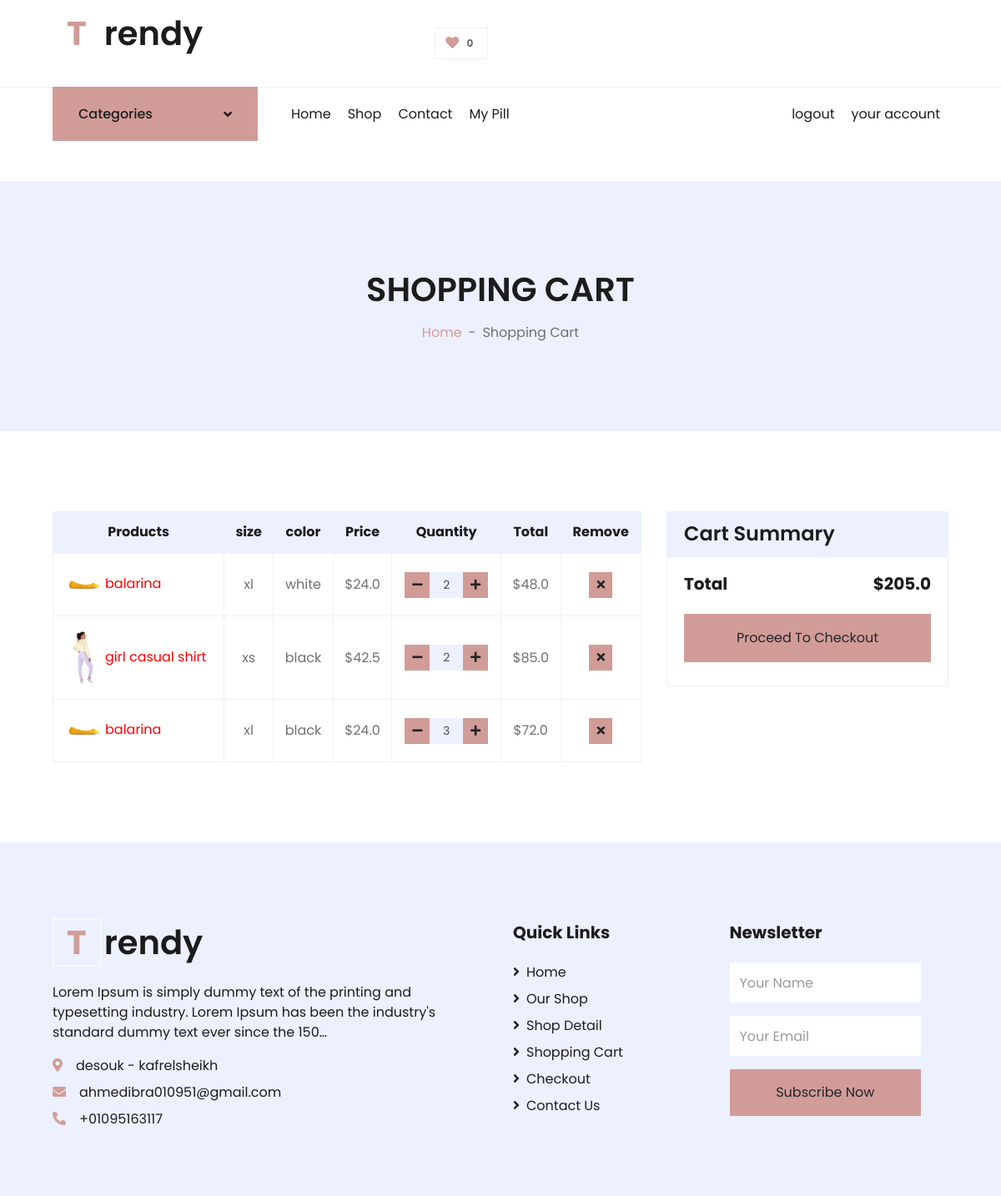
The app's page /cart/ (signed in) with its own data.
### about/models.py (models this page shows, shortened)
class About(models.Model):
    name = models.CharField(max_length=100, null=True, blank = True)
    logo = models.ImageField(upload_to='Logo/', height_field=None, width_field=None, max_length=None, null=True, blank = True)
    description = models.TextField(max_length=1000, null=True, blank = True)
    phone = models.CharField(max_length=20, null=True, blank = True)
    mail = models.EmailField(max_length=254, null=True, blank = True)
    address = models.CharField(max_length=200, null=True, blank = True)
    class Meta:
        verbose_name_plural = 'Shop information'

### products/models.py (models this page shows, shortened)
class CartItem(models.Model):
    user = models.ForeignKey(User , on_delete=models.CASCADE, null = True , blank = True)
    product = models.ForeignKey(Product , on_delete=models.CASCADE, null = True , blank = True)
    quantity = models.IntegerField(null = True , blank = True)
    size = models.CharField(choices=sizes_choices ,max_length=50,default='s')
    color = models.ForeignKey(Color , on_delete=models.CASCADE, null = True , blank = True)
    status = models.CharField(choices=cartitem_status_choices ,max_length=50,default='waiting')
    def get_cart_item_price(self): # total
        if self.product.priceafterproductdiscount()<self.product.price:
            cart_item_price = self.product.priceafterproductdiscount() * self.quantity
        else:
            cart_item_price = self.product.priceaftercategorydiscount() * self.quantity
        return cart_item_price
    def get_cart_item_single_price(self):
        return self.get_cart_item_price() / self.quantity

class Product(models.Model):
    name = models.CharField(max_length=100)
    image = models.ManyToManyField(Image)
    category = models.ForeignKey(Category , on_delete=models.CASCADE, null = True , blank = True)
    sub_category = models.ForeignKey(SubCategory , on_delete=models.CASCADE, null = True , blank = True)
    brand = models.ForeignKey(Brand , on_delete=models.CASCADE, null = True , blank = True)
    price = models.FloatField(null = True , blank = True)
    description = models.TextField(max_length=1000, null = True , blank = True)
    date_added = models.DateTimeField(auto_now=True, auto_now_add=False)
    num_of_sales = models.IntegerField(default = 0)
    rate = models.FloatField(default = 0.0)
    def priceafterproductdiscount(self):
        last_product_discount = self.discount_set.last()
        price_after_product_discount = 0
        if last_product_discount:
            price_after_product_discount = self.price - ((last_product_discount.discount / 100) * self.price)
        else:
            price_after_product_discount = self.price
        return price_after_product_discount
    def priceaftercategorydiscount(self):
        last_category_discount = self.category.discount_set.last()
        price_after_category_discount = 0
        if last_category_discount:
            price_after_category_discount = self.price - ((last_category_discount.discount / 100) * self.price)
        else:
            price_after_category_discount = self.price
        return price_after_category_discount
    def mainimage(self):
        images = self.image.all()
        main_image = images[0]
        if len(images)>0 :
            main_image = random.choice(images)
        return main_image

class Image(models.Model):
    image = models.ImageField(upload_to='products/', null = True , blank = True)

class Color(models.Model):
    name = models.CharField(max_length=50)
    def __str__(self):
        return self.name

class Discount(models.Model):
    discount = models.FloatField(null = True , blank = True)
    discount_start = models.DateTimeField()
    discount_end = models.DateTimeField()
    comment = models.CharField(max_length=150 , null = True , blank = True)
    category = models.ForeignKey(Category , on_delete=models.CASCADE, null = True , blank = True)
    product = models.ForeignKey(Product , on_delete=models.CASCADE, null = True , blank = True)

class Category(models.Model):
    name = models.CharField(max_length=100)

### products/views.py (the view)
# urls.py: path('cart/',views.mycartcontent,name = 'cart'),
def mycartcontent(request):
    user = request.user
    cartitems = []
    if request.user.username != '':
        cartitems = CartItem.objects.filter(user = user).exclude(status = 'done')
    total_price = 0.0
    for item in cartitems:
        total_price += item.get_cart_item_price()
    context = {
        'cartitems' : cartitems,
        'total_price' : total_price,
    }
    return render(request,'products/cart.html',context)

### about/footer_context_processor.py (called while the page is built)
def shopinfo(request):
    shop_info = About.objects.last()
    context = {
        "shop_info" : shop_info,
    }
    return (context)

### products/nav_context_processor.py (called while the page is built)
def navinfo(request):
    categories = Category.objects.all()
    user_waiting_cart_items=0
    user_pilled_cart_items=0
    user_loved_items =0
    if request.user.username != '':
        user_waiting_cart_items=request.user.cartitem_set.filter(user=request.user,status = 'waiting').count()
        user_pilled_cart_items=request.user.cartitem_set.filter(user=request.user,status = 'pilled').count()
        user_loved_items=request.user.love_set.all().count()
    context = {
        'categories' : categories,
        'user_waiting_cart_items' : user_waiting_cart_items,
        'user_pilled_cart_items' : user_pilled_cart_items,
        'user_loved_items' : user_loved_items,
    }
    return (context)

### products/templates/products/cart.html (shortened to what this page needs)
{% extends 'base.html' %}
{% load static %}
{% block content %}
    <div class="container-fluid bg-secondary mb-5">
        <div class="d-flex flex-column align-items-center justify-content-center" style="min-height: 300px">
            <h1 class="font-weight-semi-bold text-uppercase mb-3">Shopping Cart</h1>
            <div class="d-inline-flex">
                <p class="m-0"><a href="/">Home</a></p>
                <p class="m-0 px-2">-</p>
                <p class="m-0">Shopping Cart</p>
            </div>
        </div>
    </div>
    <div class="container-fluid pt-5">
        <div class="row px-xl-5">
            <div class="col-lg-8 table-responsive mb-5">
                <table class="table table-bordered text-center mb-0">
                    <thead class="bg-secondary text-dark">
                        <tr>
                            <th>Products</th>
                            <th>size</th>
                            <th>color</th>
                            <th>Price</th>
                            <th>Quantity</th>
                            <th>Total</th>
                            <th>Remove</th>
                        </tr>
                    </thead>
                    <tbody class="align-middle">
                        {% for cartitem in cartitems %}
                            <tr>
                                <td class="align-left" {% if cartitem.status == "pilled" %}style="color: red;"{% endif %}><img src="{{cartitem.product.mainimage.image.url}}" alt="" style="width: 50px;">{{cartitem.product.name}}</td>
                                <td class="align-middle">{{cartitem.size}}</td>
                                <td class="align-middle">{{cartitem.color}}</td>
                                <td class="align-middle">${{cartitem.get_cart_item_single_price}}</td>
                                <td class="align-middle">
                                    <form method='post' action="{% url 'products:updatecart' cartitem.id %}">
                                        <div class="input-group quantity mx-auto" style="width: 100px;">
                                            <div class="input-group-btn">
                                                <button class="btn btn-sm btn-primary btn-minus" id="btn-minus{{cartitem.id}}">
                                                <i class="fa fa-minus"></i>
                                                </button>
                                            </div>
                                            <input type="text" id="quantity{{ cartitem.id}}" name="quantity{{ cartitem.id}}" class="form-control form-control-sm bg-secondary text-center" value="{{cartitem.quantity}}">
                                            <div class="input-group-btn">
                                                <button class="btn btn-sm btn-primary btn-plus" id="btn-plus{{ cartitem.id}}">
                                                    <i class="fa fa-plus"></i>
                                                </button>
                                            </div>
                                        </div>
                                    </form>
                                </td>
                                <td class="align-middle">${{cartitem.get_cart_item_price}}</td>
                                <td class="align-middle"><a href="{% url 'products:deletecartitem' cartitem.id %}" class="btn btn-sm btn-primary"><i class="fa fa-times"></i></a></td>
                            </tr>
                        {% endfor %}
                    </tbody>
                </table>
            </div>
            <div class="col-lg-4">
                <div class="card border-secondary mb-5">
                    <div class="card-header bg-secondary border-0">
                        <h4 class="font-weight-semi-bold m-0">Cart Summary</h4>
                    </div>
                    <div class="card-footer border-secondary bg-transparent">
                        <div class="d-flex justify-content-between mt-2">
                            <h5 class="font-weight-bold">Total</h5>
                            <h5 class="font-weight-bold">${{total_price}}</h5>
                        </div>
                        <a {% if cartitems|length != 0 %} href="{% url 'products:createorupdatepill' %} {% endif %}" class="btn btn-block btn-primary my-3 py-3">Proceed To Checkout</a>
                    </div>
                </div>
            </div>
        </div>
    </div>
{% endblock content %}

### templates/base.html (shortened to what this page needs)
{% load static %}
<!DOCTYPE html>
<html lang="en">
  <head>
    <link href="https://cdnjs.cloudflare.com/ajax/libs/font-awesome/5.10.0/css/all.min.css" rel="stylesheet">
    <link href="/static/lib/owlcarousel/assets/owl.carousel.min.css" rel="stylesheet">
    <link href="{% static 'css/style.css' %}" rel="stylesheet">
    <link
    href="https://cdn.jsdelivr.net/npm/shareon@2/dist/shareon.min.css"
    rel="stylesheet"/>
  </head>
  <body>
    {% include "nav.html" %}
{% block content %}
{% endblock content %}
{% include "footer.html" %}
  </body>
</html>

### templates/nav.html (shortened to what this page needs)
{% load static %}
    <div class="container-fluid">
        <div class="row align-items-center py-3 px-xl-5">
            <div class="col-lg-3 d-none d-lg-block">
                <a href="" class="text-decoration-none">
                    <h1 class="mb-4 display-5 font-weight-semi-bold"><span class="text-primary font-weight-bold border border-white px-3 mr-1">{{shop_info.name|slice:':1'|upper}}</span>{{shop_info.name|slice:'1:6'}}</h1>
                </a>
            </div>
            <div class="col-lg-3 {% if "cart" not in request.path %}col-6{% endif %} text-right">
                <a href="" class="btn border">
                    <i class="fas fa-heart text-primary"></i>
                    <span class="badge">{{user_loved_items}}</span>
                </a>
            </div>
        </div>
    </div>
    <div class="container-fluid mb-5">
        <div class="row border-top px-xl-5">
            <div class="col-lg-3 d-none d-lg-block">
                <a class="btn shadow-none d-flex align-items-center justify-content-between bg-primary text-white w-100" data-toggle="collapse" href="#navbar-vertical" style="height: 65px; margin-top: -1px; padding: 0 30px;">
                    <h6 class="m-0">Categories</h6>
                    <i class="fa fa-angle-down text-dark"></i>
                </a>
            </div>
            <div class="col-lg-9">
                <nav class="navbar navbar-expand-lg bg-light navbar-light py-3 py-lg-0 px-0">
                    <div class="collapse navbar-collapse justify-content-between" id="navbarCollapse">
                        <div class="navbar-nav mr-auto py-0">
                            <a href="/" class="nav-item nav-link {% if request.path == "/" %} active {% endif %}"> Home </a>
                            <a href="{% url 'products:shop' %}" class="nav-item nav-link{% if "shop" in request.path %} active {% endif %}" >Shop</a>
                            <a href="contact.html" class="nav-item nav-link{% if "contact" in request.path %} active {% endif %}" >Contact</a>
                            <a href="{% url 'products:mypill' %}" class="nav-item nav-link{% if "mypill" in request.path %} active {% endif %}" >My Pill</a>
                        </div>
                        <div class="navbar-nav ml-auto py-0">
                            {% if request.user.is_authenticated %}
                            <a href="{% url 'accounts:logout' %}" class="nav-item nav-link">logout</a>
                            <a href="{% url 'accounts:update-user' %}" class="nav-item nav-link">your account</a>
                            {% else %}
                            <a href="{% url 'accounts:login' %}" class="nav-item nav-link">Login</a>
                            <a href="{% url 'accounts:register' %}" class="nav-item nav-link">Register</a>
                            {% endif %}
                        </div>
                    </div>
                </nav>
            </div>
        </div>
    </div>

### templates/footer.html
{% load static %}
    <div class="container-fluid bg-secondary text-dark mt-5 pt-5">
        <div class="row px-xl-5 pt-5">
            <div class="col-lg-6 col-md-12 mb-5 pr-3 pr-xl-5">
                <a href="" class="text-decoration-none">
                    <h1 class="mb-4 display-5 font-weight-semi-bold"><span class="text-primary font-weight-bold border border-white px-3 mr-1">{{shop_info.name|slice:':1'|upper}}</span>{{shop_info.name|slice:'1:6'}}</h1>
                </a>
                <p>{{shop_info.description|truncatechars:150}}</p>
                <p class="mb-2"><i class="fa fa-map-marker-alt text-primary mr-3"></i>{{shop_info.address}}</p>
                <p class="mb-2"><i class="fa fa-envelope text-primary mr-3"></i>{{shop_info.mail}}</p>
                <p class="mb-0"><i class="fa fa-phone-alt text-primary mr-3"></i>+{{shop_info.phone}}</p>
            </div>
            <div class="col-lg-6 col-md-12 mb-5 pr-3 pr-xl-5">
                <div class="row">
                    <div class="col-md-6 mb-5">
                        <h5 class="font-weight-bold text-dark mb-4">Quick Links</h5>
                        <div class="d-flex flex-column justify-content-start">
                            <a class="text-dark mb-2" href="index.html"><i class="fa fa-angle-right mr-2"></i>Home</a>
                            <a class="text-dark mb-2" href="shop.html"><i class="fa fa-angle-right mr-2"></i>Our Shop</a>
                            <a class="text-dark mb-2" href="detail.html"><i class="fa fa-angle-right mr-2"></i>Shop Detail</a>
                            <a class="text-dark mb-2" href="cart.html"><i class="fa fa-angle-right mr-2"></i>Shopping Cart</a>
                            <a class="text-dark mb-2" href="checkout.html"><i class="fa fa-angle-right mr-2"></i>Checkout</a>
                            <a class="text-dark" href="contact.html"><i class="fa fa-angle-right mr-2"></i>Contact Us</a>
                        </div>
                    </div>
                    <div class="col-md-6 mb-5">
                        <h5 class="font-weight-bold text-dark mb-4">Newsletter</h5>
                        <form action="">
                            <div class="form-group">
                                <input type="text" class="form-control border-0 py-4" placeholder="Your Name" required="required" />
                            </div>
                            <div class="form-group">
                                <input type="email" class="form-control border-0 py-4" placeholder="Your Email"
                                    required="required" />
                            </div>
                            <div>
                                <button class="btn btn-primary btn-block border-0 py-3" type="submit">Subscribe Now</button>
                            </div>
                        </form>
                    </div>
                </div>
            </div>
        </div>

### records on screen
About: name "T", name "rendy", description "Lorem Ipsum is simply dummy text of the printing and typesetting industry. Lorem Ipsum has been the industry's standard dummy text ever since the 150…", address "desouk - kafrelsheikh", mail "ahmedibra010951@gmail.com", phone "01095163117"
CartItem: product.mainimage.image (picture), product.name "balarina", size "xl", color "white", get_cart_item_single_price "24.0", quantity "2", get_cart_item_price "48.0"
CartItem: product.mainimage.image (picture), product.name "girl casual shirt", size "xs", color "black", get_cart_item_single_price "42.5", quantity "2", get_cart_item_price "85.0"
CartItem: product.mainimage.image (picture), product.name "balarina", size "xl", color "black", get_cart_item_single_price "24.0", quantity "3", get_cart_item_price "72.0"

### other values on screen
{{ user_loved_items }} "0"
{{ total_price }} "205.0"
